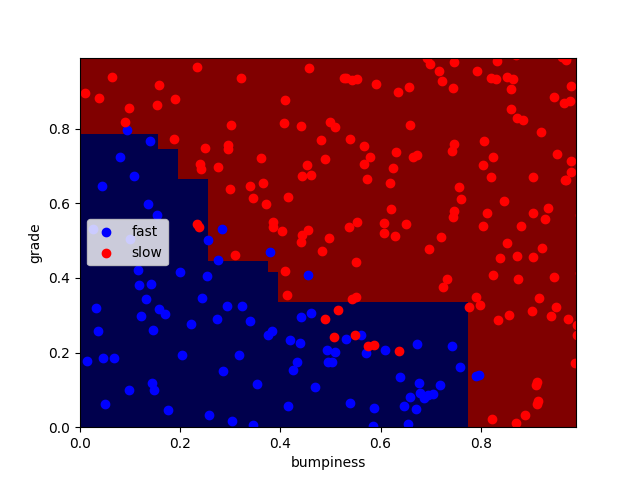

Source code (Python):
#!/usr/bin/python

import matplotlib.pyplot as plt
from prep_terrain_data import makeTerrainData
from class_vis import prettyPicture

features_train, labels_train, features_test, labels_test = makeTerrainData()

# AdaBoost
from sklearn.ensemble import AdaBoostClassifier
from time import time

clf = AdaBoostClassifier(n_estimators=20, random_state=0, learning_rate=2.0)
t0 = time()
clf.fit(features_train, labels_train)

print("AdaBoos Classifier")
print("Training Time:", round(time()-t0, 3), "s")

t0 = time()
score = clf.score(features_test, labels_test)
print("Predicting Time:", round(time()-t0, 3), "s")

print("Classifier score is", round(score, 3))

try:
    prettyPicture(clf, features_test, labels_test, "adaboost.png")
except NameError:
    print("Failed to create dava visualization")
    pass
